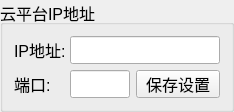
  <widget class="QGroupBox" name="cloudIPSetBox">
   <property name="geometry">
    <rect>
     <x>370</x>
     <y>310</y>
     <width>230</width>
     <height>100</height>
    </rect>
   </property>
   <property name="font">
    <font>
     <pointsize>12</pointsize>
    </font>
   </property>
   <property name="title">
    <string>云平台IP地址</string>
   </property>
   <layout class="QVBoxLayout" name="verticalLayout_13">
    <item>
     <layout class="QHBoxLayout" name="horizontalLayout_17">
      <item>
       <widget class="QLabel" name="label_Hostip">
        <property name="minimumSize">
         <size>
          <width>50</width>
          <height>28</height>
         </size>
        </property>
        <property name="maximumSize">
         <size>
          <width>50</width>
          <height>28</height>
         </size>
        </property>
        <property name="font">
         <font>
          <pointsize>12</pointsize>
         </font>
        </property>
        <property name="text">
         <string>IP地址:</string>
        </property>
       </widget>
      </item>
      <item>
       <widget class="QLineEdit" name="m_hostip">
        <property name="sizePolicy">
         <sizepolicy hsizetype="Expanding" vsizetype="Preferred">
          <horstretch>0</horstretch>
          <verstretch>0</verstretch>
         </sizepolicy>
        </property>
        <property name="minimumSize">
         <size>
          <width>150</width>
          <height>28</height>
         </size>
        </property>
        <property name="maximumSize">
         <size>
          <width>150</width>
          <height>28</height>
         </size>
        </property>
        <property name="font">
         <font>
          <pointsize>12</pointsize>
         </font>
        </property>
        <property name="echoMode">
         <enum>QLineEdit::Normal</enum>
        </property>
       </widget>
      </item>
     </layout>
    </item>
    <item>
     <layout class="QHBoxLayout" name="horizontalLayout_5">
      <item>
       <widget class="QLabel" name="label_com">
        <property name="minimumSize">
         <size>
          <width>50</width>
          <height>28</height>
         </size>
        </property>
        <property name="maximumSize">
         <size>
          <width>50</width>
          <height>28</height>
         </size>
        </property>
        <property name="font">
         <font>
          <pointsize>12</pointsize>
         </font>
        </property>
        <property name="text">
         <string>端口:</string>
        </property>
       </widget>
      </item>
      <item>
       <widget class="QLineEdit" name="m_com">
        <property name="sizePolicy">
         <sizepolicy hsizetype="Expanding" vsizetype="Preferred">
          <horstretch>0</horstretch>
          <verstretch>0</verstretch>
         </sizepolicy>
        </property>
        <property name="minimumSize">
         <size>
          <width>0</width>
          <height>28</height>
         </size>
        </property>
        <property name="maximumSize">
         <size>
          <width>60</width>
          <height>28</height>
         </size>
        </property>
        <property name="font">
         <font>
          <pointsize>12</pointsize>
         </font>
        </property>
        <property name="echoMode">
         <enum>QLineEdit::Normal</enum>
        </property>
       </widget>
      </item>
      <item>
       <widget class="QPushButton" name="pushButton_saveCloudIP">
        <property name="minimumSize">
         <size>
          <width>0</width>
          <height>28</height>
         </size>
        </property>
        <property name="maximumSize">
         <size>
          <width>16777215</width>
          <height>28</height>
         </size>
        </property>
        <property name="font">
         <font>
          <pointsize>12</pointsize>
         </font>
        </property>
        <property name="text">
         <string>保存设置</string>
        </property>
       </widget>
      </item>
     </layout>
    </item>
   </layout>
  </widget>
